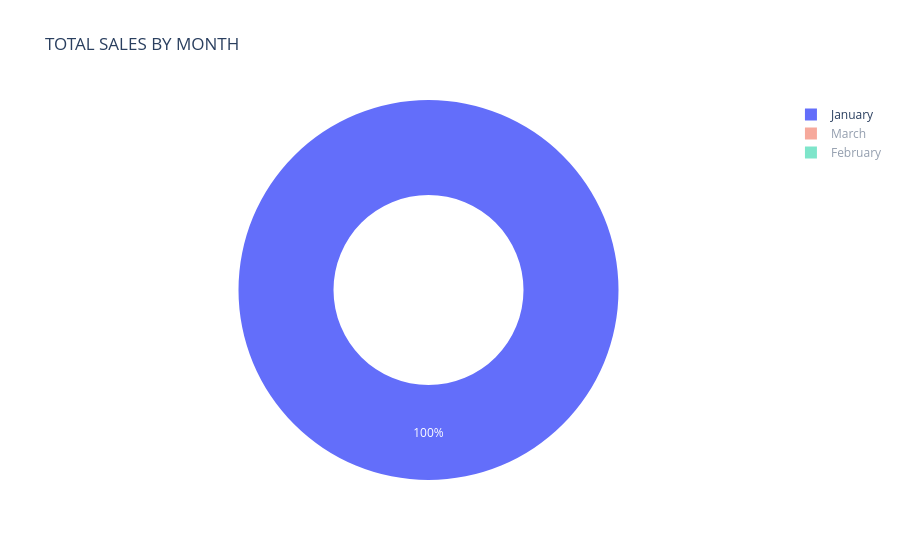

Notebook cell for this chart:
### Code cell
fig = px.pie(
    c,
    names="MONTH",
    values="TOTAL",
    hole=0.5,
    title="TOTAL SALES BY MONTH"
)

fig.show()

### Figure 1 — Plotly figure (JSON) as saved in the notebook; plotly's stock layout.template omitted (floating-point values rounded to 4 significant figures)
{"data": [{"domain": {"x": [0, 1], "y": [0, 1]}, "hole": 0.5, "hovertemplate": "MONTH=%{label}<br>TOTAL=%{value}<extra></extra>", "labels": ["February", "January", "March"], "legendgroup": "", "name": "", "showlegend": true, "type": "pie", "values": [283964, 366786, 314282]}], "layout": {"autosize": true, "hiddenlabels": ["March", "February"], "legend": {"tracegroupgap": 0}, "title": {"text": "TOTAL SALES BY MONTH"}}}
